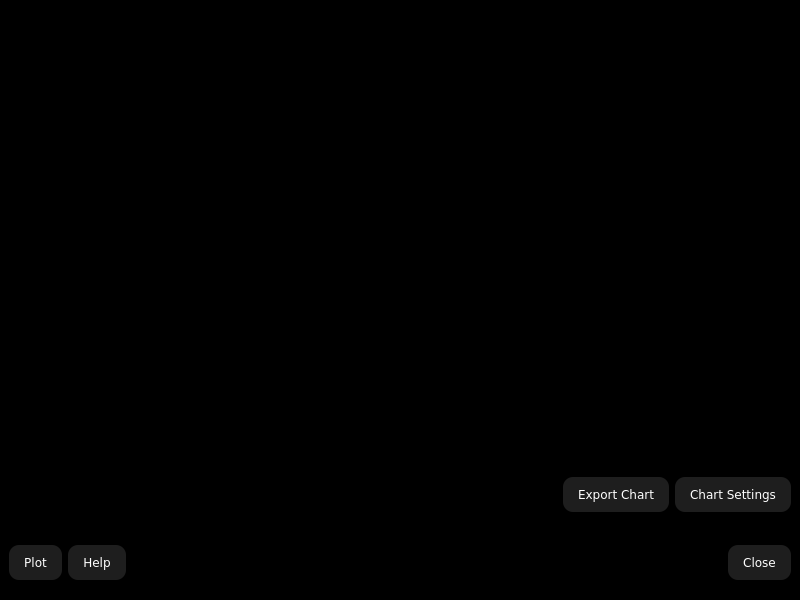
<?xml version="1.0" encoding="UTF-8"?>
<ui version="4.0">
 <class>MainWindow</class>
 <widget class="QMainWindow" name="MainWindow">
  <property name="geometry">
   <rect>
    <x>0</x>
    <y>0</y>
    <width>800</width>
    <height>600</height>
   </rect>
  </property>
  <property name="windowTitle">
   <string>MainWindow</string>
  </property>
  <property name="styleSheet">
   <string notr="true">QWidget {
	font-family: Verdana;
	font-size: 15;
}

QFrame {
	background-color: black;
}

QLabel {
	color: white;
}

QPushButton {
	background-color: rgb(30, 30, 30);
	color: white;
	padding: 10px 15px 10px 15px;
	border-radius: 10px;
}

QPushButton:hover {
	background-color: #a5fffd;
	color: black;
}</string>
  </property>
  <widget class="QWidget" name="centralwidget">
   <layout class="QVBoxLayout" name="verticalLayout">
    <property name="spacing">
     <number>0</number>
    </property>
    <property name="leftMargin">
     <number>0</number>
    </property>
    <property name="topMargin">
     <number>0</number>
    </property>
    <property name="rightMargin">
     <number>0</number>
    </property>
    <property name="bottomMargin">
     <number>0</number>
    </property>
    <item>
     <widget class="QFrame" name="body">
      <property name="frameShape">
       <enum>QFrame::Shape::NoFrame</enum>
      </property>
      <property name="frameShadow">
       <enum>QFrame::Shadow::Raised</enum>
      </property>
      <layout class="QHBoxLayout" name="horizontalLayout_3">
       <property name="spacing">
        <number>0</number>
       </property>
       <property name="leftMargin">
        <number>0</number>
       </property>
       <property name="topMargin">
        <number>0</number>
       </property>
       <property name="rightMargin">
        <number>0</number>
       </property>
       <property name="bottomMargin">
        <number>0</number>
       </property>
       <item>
        <widget class="QFrame" name="table_frame">
         <property name="sizePolicy">
          <sizepolicy hsizetype="Maximum" vsizetype="Preferred">
           <horstretch>0</horstretch>
           <verstretch>0</verstretch>
          </sizepolicy>
         </property>
         <property name="frameShape">
          <enum>QFrame::Shape::NoFrame</enum>
         </property>
         <property name="frameShadow">
          <enum>QFrame::Shadow::Raised</enum>
         </property>
        </widget>
       </item>
       <item>
        <widget class="QFrame" name="chart_frame">
         <property name="sizePolicy">
          <sizepolicy hsizetype="Minimum" vsizetype="Preferred">
           <horstretch>0</horstretch>
           <verstretch>0</verstretch>
          </sizepolicy>
         </property>
         <property name="frameShape">
          <enum>QFrame::Shape::NoFrame</enum>
         </property>
         <property name="frameShadow">
          <enum>QFrame::Shadow::Raised</enum>
         </property>
         <layout class="QVBoxLayout" name="verticalLayout_2">
          <property name="spacing">
           <number>0</number>
          </property>
          <property name="leftMargin">
           <number>0</number>
          </property>
          <property name="topMargin">
           <number>0</number>
          </property>
          <property name="rightMargin">
           <number>0</number>
          </property>
          <property name="bottomMargin">
           <number>0</number>
          </property>
          <item>
           <widget class="QFrame" name="chart_container">
            <property name="frameShape">
             <enum>QFrame::Shape::NoFrame</enum>
            </property>
            <property name="frameShadow">
             <enum>QFrame::Shadow::Raised</enum>
            </property>
           </widget>
          </item>
          <item>
           <widget class="QFrame" name="chart_control">
            <property name="sizePolicy">
             <sizepolicy hsizetype="Preferred" vsizetype="Maximum">
              <horstretch>0</horstretch>
              <verstretch>0</verstretch>
             </sizepolicy>
            </property>
            <property name="frameShape">
             <enum>QFrame::Shape::NoFrame</enum>
            </property>
            <property name="frameShadow">
             <enum>QFrame::Shadow::Raised</enum>
            </property>
            <layout class="QHBoxLayout" name="horizontalLayout_2">
             <item>
              <spacer name="horizontalSpacer_2">
               <property name="orientation">
                <enum>Qt::Orientation::Horizontal</enum>
               </property>
               <property name="sizeHint" stdset="0">
                <size>
                 <width>498</width>
                 <height>20</height>
                </size>
               </property>
              </spacer>
             </item>
             <item>
              <widget class="QPushButton" name="export_btn">
               <property name="text">
                <string>Export Chart</string>
               </property>
              </widget>
             </item>
             <item>
              <widget class="QPushButton" name="chart_setttings_btn">
               <property name="text">
                <string>Chart Settings</string>
               </property>
              </widget>
             </item>
            </layout>
           </widget>
          </item>
         </layout>
        </widget>
       </item>
      </layout>
     </widget>
    </item>
    <item>
     <widget class="QFrame" name="footer">
      <property name="sizePolicy">
       <sizepolicy hsizetype="Preferred" vsizetype="Maximum">
        <horstretch>0</horstretch>
        <verstretch>0</verstretch>
       </sizepolicy>
      </property>
      <property name="frameShape">
       <enum>QFrame::Shape::NoFrame</enum>
      </property>
      <property name="frameShadow">
       <enum>QFrame::Shadow::Raised</enum>
      </property>
      <layout class="QHBoxLayout" name="horizontalLayout">
       <property name="topMargin">
        <number>24</number>
       </property>
       <property name="bottomMargin">
        <number>20</number>
       </property>
       <item>
        <widget class="QPushButton" name="plot_btn">
         <property name="text">
          <string>Plot</string>
         </property>
        </widget>
       </item>
       <item>
        <widget class="QPushButton" name="help_btn">
         <property name="text">
          <string>Help</string>
         </property>
        </widget>
       </item>
       <item>
        <spacer name="horizontalSpacer">
         <property name="orientation">
          <enum>Qt::Orientation::Horizontal</enum>
         </property>
         <property name="sizeHint" stdset="0">
          <size>
           <width>554</width>
           <height>20</height>
          </size>
         </property>
        </spacer>
       </item>
       <item>
        <widget class="QPushButton" name="close_btn">
         <property name="text">
          <string>Close</string>
         </property>
        </widget>
       </item>
      </layout>
     </widget>
    </item>
   </layout>
  </widget>
 </widget>
 <resources/>
 <connections/>
</ui>
